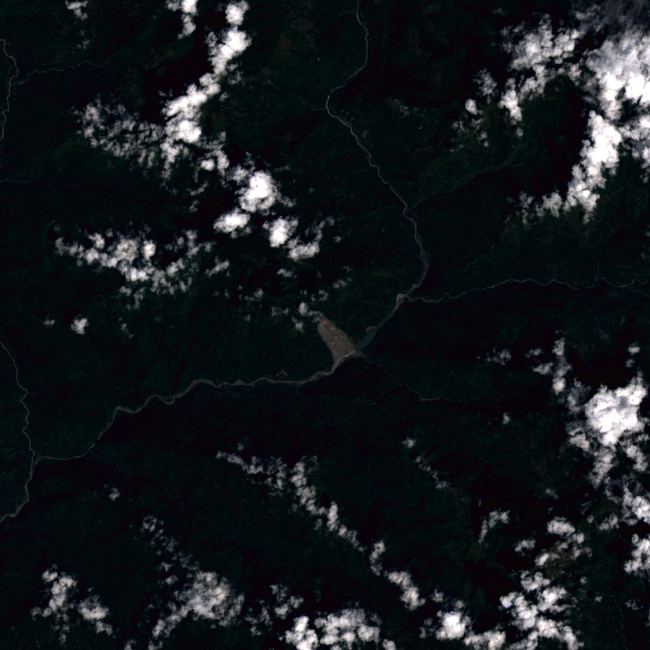
#> input picture test-data/27.770733_85.868467_VERY_LARGE_cropped_LC08_L1TP_141041_20140918_20170419_01_T1.tiff, 650 x 650 px
$ python landslide-feature-transform.py
#> lines starting #> are read from the running program, lines starting #| are printed output that depends on the picture
### HBEMD/HBEMD.py
import cv2
import numpy as np
import pylab as plt
import math
from skimage.color import rgb2hsv
import imageio
from HBEMD.image_condition_adjustment import image_condition_adjustment
from HBEMD.BEMD import BEMD

# [6 lines left out: function change_negative_hue_to_positive, not called in this run]

class HBEMD():
    def __init__(self, img_path):
        rgb_img_raw = cv2.resize(cv2.cvtColor(cv2.imread(img_path),cv2.COLOR_BGR2RGB), (224,224))
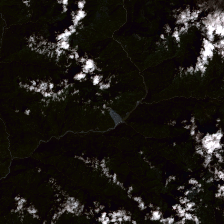
#> rgb_img_raw: shape (224, 224, 3); mean B, G, R 20.9, 24.7, 28.7
        self.rgb = image_condition_adjustment(rgb_img_raw, r_added_value=0, g_added_value=0, b_added_value=0)

    def hue_value(self):
        hsvInputImage_Full = cv2.cvtColor(self.rgb.astype(np.float32), cv2.COLOR_RGB2HSV_FULL)
#> hsvInputImage_Full: shape (224, 224, 3) float32; mean H, S, V 215.3, 0.6, 29
        hue_full, sat_full, val_full = cv2.split(hsvInputImage_Full)
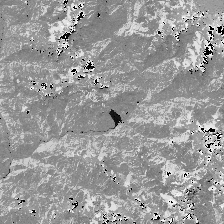
#> hue_full: shape (224, 224) float32; min 0, max 355, mean 215.3; drawn with min black and max white
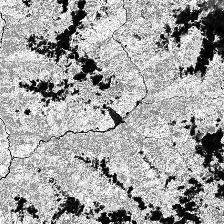
#> sat_full: shape (224, 224) float32; min 0, max 1, mean 0.642
        hue_16bit = np.array(hue_full, dtype=np.uint16)
        return hue_16bit

    def sifting(self, hue_img, max_imf_value):
#> called with max_imf_value = 2
        hueradians = np.deg2rad(hue_img)
        cos_hueradians = np.cos(hueradians)
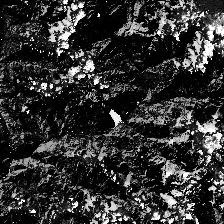
#> cos_hueradians: shape (224, 224) float32; min -1, max 1, mean -0.597; drawn with min black and max white
        sin_hueradians = np.sin(hueradians)
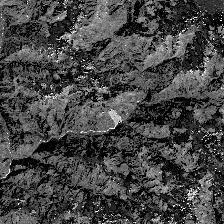
#> sin_hueradians: shape (224, 224) float32; min -1, max 1, mean -0.446; drawn with min black and max white

        sin_bemd = BEMD()
        imfs_sin_hue = sin_bemd.bemd(sin_hueradians, max_imf=max_imf_value)
        cos_bemd = BEMD()
        imfs_cos_hue = cos_bemd.bemd(cos_hueradians, max_imf=max_imf_value)

        h_bemd_imfs = []
        imfs_no = min(imfs_sin_hue.shape[0], imfs_cos_hue.shape[0])
        for i in range(0, imfs_no):
            imf_cos_hue = imfs_cos_hue[i]
            imf_sin_hue = imfs_sin_hue[i]
            imf_arctan_hue = np.arctan2(imf_sin_hue, imf_cos_hue)
            imf_hue_degree = np.rad2deg(imf_arctan_hue)
            imf_hue_degree_old = np.copy(imf_hue_degree)
            imf_hue_degree = change_negative_hue_to_positive(imf_hue_degree_old)
            h_bemd_imfs.append(imf_hue_degree)
        return h_bemd_imfs

### HBEMD/BEMD.py
#!/usr/bin/python
# coding: UTF-8
#
# Implement and optimization for satellite image
# Author: Trong-An Bui (trongan93@gmail.com - http://buitrongan.com)
# Reference from: https://github.com/laszukdawid/PyEMD/blob/master/PyEMD/BEMD.py (Original BEMD algorithm)
#
# Feel free to contact for any information.

from __future__ import division, print_function

import logging
import numpy as np

from scipy.interpolate import Rbf
import pylab as plt

try:
    from skimage.morphology import reconstruction
except ImportError:
    pass

class BEMD:
    logger = logging.getLogger(__name__)

    def __init__(self):
        # ProtoIMF related
        self.mse_thr = 0.01
        self.mean_thr = 0.01

        self.FIXE = 1  # Single iteration by default, otherwise results are terrible
        self.FIXE_H = 0
        self.MAX_ITERATION = 5

    def __call__(self, image, max_imf=-1):
        return self.bemd(image, max_imf=max_imf)

    def extract_max_min_spline(self, image, min_peaks_pos, max_peaks_pos):
        """Calculates top and bottom envelopes for image.

        Parameters
        ----------
        image : numpy 2D array

        Returns
        -------
        min_env : numpy 2D array
            Bottom envelope in form of an image.
        max_env : numpy 2D array
            Top envelope in form of an image.
        """
        xi, yi = np.meshgrid(np.arange(image.shape[0]), np.arange(image.shape[1]))
        min_val = np.array([image[x,y] for x, y in zip(*min_peaks_pos)])
        max_val = np.array([image[x,y] for x, y in zip(*max_peaks_pos)])
        min_env = self.spline_points(min_peaks_pos[0], min_peaks_pos[1], min_val, xi, yi)
        max_env = self.spline_points(max_peaks_pos[0], max_peaks_pos[1], max_val, xi, yi)
        return min_env, max_env

    @classmethod
    def spline_points(cls, X, Y, Z, xi, yi):
        """Creates a spline for given set of points.

        Uses Radial-basis function to extrapolate surfaces. It's not the best but gives something.
        Griddata algorithm didn't work.
        """
        spline = Rbf(X, Y, Z, function='cubic')
        return spline(xi, yi)

    @classmethod
    def find_extrema_positions(cls, image):
        """
        Finds extrema, both mininma and maxima, based on morphological reconstruction.
        Returns extrema where the first and second elements are x and y positions, respectively.

        Parameters
        ----------
        image : numpy 2D array
            Monochromatic image or any 2D array.

        Returns
        -------
        min_peaks_pos : numpy array
            Minima positions.
        max_peaks_pos : numpy array
            Maxima positions.
        """
        max_peaks_pos = BEMD.extract_maxima_positions(image)
        min_peaks_pos = BEMD.extract_minima_positions(image)
        return min_peaks_pos, max_peaks_pos

    @classmethod
    def extract_minima_positions(cls, image):
        return BEMD.extract_maxima_positions(-image)

    @classmethod
    def extract_maxima_positions(cls, image):
        # seed_min = image - 1
        seed_min = image - 0.000001 # case on sin and cos of image
        dilated = reconstruction(seed_min, image, method='dilation')
        cleaned_image = image - dilated
        # imageWithMaxValue = np.where(cleaned_image>0)
        maxima_positions = np.where(cleaned_image>0)[::-1]
        return maxima_positions

    # [60 lines left out: functions end_condition, check_proto_imf, not called in this run]

    def bemd(self, image, max_imf=-1):
        """Performs bidimensional EMD (BEMD) on grey-scale image with specified parameters.

        Parameters
        ----------
        image : numpy 2D array,
            Grey-scale image.
        max_imf : int, (default: -1)
            IMF number to which decomposition should be performed.
            Negative value means *all*.

        Returns
        -------
        IMFs : numpy 3D array
            Set of IMFs in form of numpy array where the first dimension
            relates to IMF's ordinary number.
        """
#> called with max_imf = 2
        image_s = image.copy()

        imf = np.zeros(image.shape)
        imf_old = imf.copy()

        imfNo = 0
        IMF = np.empty((imfNo,)+image.shape)
#> IMF = empty array
        notFinished = True

        while(notFinished):
            self.logger.debug('IMF -- '+str(imfNo))
            # self.logger.debug('Shape IMF: ',IMF.shape)
            # self.logger.debug('IMF: ',IMF[:imfNo])
            res = image_s - np.sum(IMF[:imfNo], axis=0)
            saveLogFile('residue_' + str(imfNo) + '.csv',res)
            imf = res.copy()
            mean_env = np.zeros(image.shape)
            stop_sifting = False

            # Counters
            n = 0   # All iterations for current imf.
            n_h = 0 # counts when mean(proto_imf) < threshold

            while(not stop_sifting and n<self.MAX_ITERATION):
                n += 1
                self.logger.debug("Iteration: %i", n)

                min_peaks_pos, max_peaks_pos = self.find_extrema_positions(imf)
                self.logger.debug("min_peaks_pos = %i  |  max_peaks_pos = %i", len(min_peaks_pos[0]), len(max_peaks_pos[0]))
                if len(min_peaks_pos[0])>1 and len(max_peaks_pos[0])>1:
                    min_env, max_env = self.extract_max_min_spline(imf, min_peaks_pos, max_peaks_pos)
                    mean_env = 0.5*(min_env+max_env)

                    imf_old = imf.copy()
                    imf = imf - mean_env

                    # Fix number of iterations
                    if self.FIXE:
                        if n>=self.FIXE+1:
                            stop_sifting = True

                    # Fix number of iterations after number of zero-crossings
                    # and extrema differ at most by one.
                    elif self.FIXE_H:
                        if n == 1: continue
                        if self.check_proto_imf(imf, imf_old, mean_env):
                            n_h += 1
                        else:
                            n_h = 0

                        # STOP if enough n_h
                        if n_h >= self.FIXE_H:
                            stop_sifting = True

                    # Stops after default stopping criteria are met
                    else:
                        if self.check_proto_imf(imf, imf_old, mean_env):
                            stop_sifting = True

                else:
                    stop_sifting = True

            IMF = np.vstack((IMF, imf.copy()[None,:]))
            imfNo += 1

            if self.end_condition(image, IMF) or (max_imf>0 and imfNo>=max_imf):
                notFinished = False
                break
#> this loop made 1 pass
#> pass 1, in extract_maxima_positions, `cleaned_image = image - dilated`:
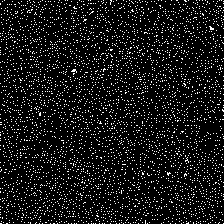
#> cleaned_image: shape (224, 224) float64; min 0, max 1e-06, mean 8.95e-08; drawn with min black and max white
#> after the loop, imfNo = 0

        res = image_s - np.sum(IMF[:imfNo], axis=0)
        if not np.allclose(res, 0):
            IMF = np.vstack((IMF, res[None,:]))
            imfNo += 1

        return IMF

def saveLogFile(fileName, values):
    np.savetxt("/home/trongan93/Projects/log/landslide-segmentation" + fileName, values, delimiter=',', fmt='%s')

# [59 lines that do not run on import are left out]

### HBEMD/image_condition_adjustment.py
import cv2
import numpy as np
import pylab as plt


def image_condition_adjustment(rgbImage, r_added_value=50, g_added_value=50, b_added_value=50):
    rgbImage[:, :, 0] += r_added_value
    rgbImage[:, :, 1] += g_added_value
    rgbImage[:, :, 2] += b_added_value

    rgbImage[rgbImage > 255] = 255
    rgbOutputImage = rgbImage.astype(np.uint8)
    return rgbOutputImage

### landslide-feature-transform.py
from HBEMD.HBEMD import HBEMD
import pylab as plt
def main():
    img_path_1 = "test-data/27.770733_85.868467_VERY_LARGE_cropped_LC08_L1TP_141041_20140918_20170419_01_T1.tiff"

    h_bemd = HBEMD(img_path_1)
    hue_img = h_bemd.hue_value()
    plt.imshow(hue_img, cmap='hsv')
    plt.show()
    imfs = h_bemd.sifting(hue_img, max_imf_value=2)
    for imf in imfs:
        plt.imshow(imf, cmap='hsv', origin='lower')
        plt.colorbar()
        plt.show()
if __name__ == '__main__':
#> (the run stopped early here; a loop or call above may not have finished)

$ run again, with test-data/27.770733_85.868467_VERY_LARGE_cropped_LC08_L1TP_141041_20130915_20170502_01_T1.tiff copied over test-data/27.770733_85.868467_VERY_LARGE_cropped_LC08_L1TP_141041_20140918_20170419_01_T1.tiff
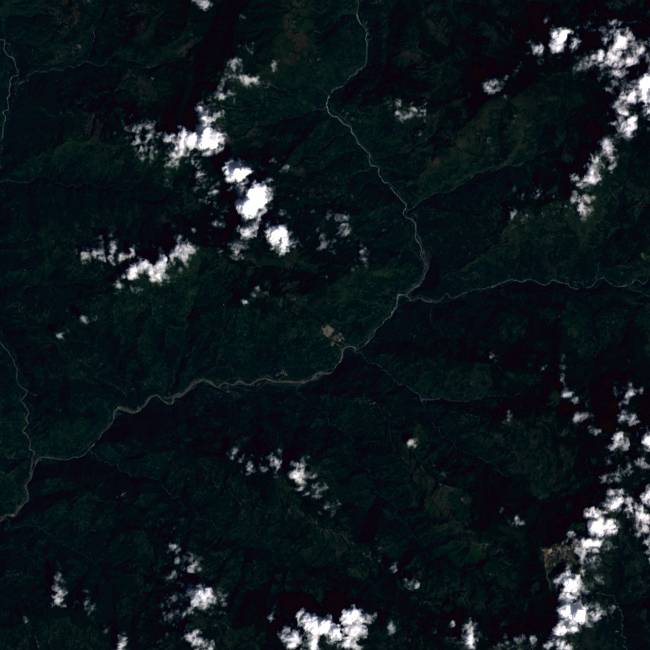
#> input picture test-data/27.770733_85.868467_VERY_LARGE_cropped_LC08_L1TP_141041_20130915_20170502_01_T1.tiff, 650 x 650 px
#> hsvInputImage_Full: shape (224, 224, 3) float32; mean H, S, V 205.6, 0.7, 28.2
#> in sifting, `sin_hueradians = np.sin(hueradians)`:
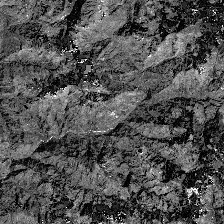
#> sin_hueradians: shape (224, 224) float32; min -1, max 1, mean -0.361; drawn with min black and max white
#> the loop in bemd, `while(notFinished):` made 1 pass
#> pass 1, in extract_maxima_positions, `cleaned_image = image - dilated`:
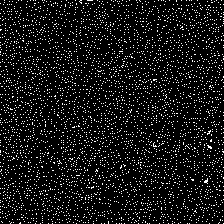
#> cleaned_image: shape (224, 224) float64; min 0, max 1e-06, mean 8.66e-08; drawn with min black and max white
#> after the loop in bemd, `while(notFinished):`: imfNo = 0
